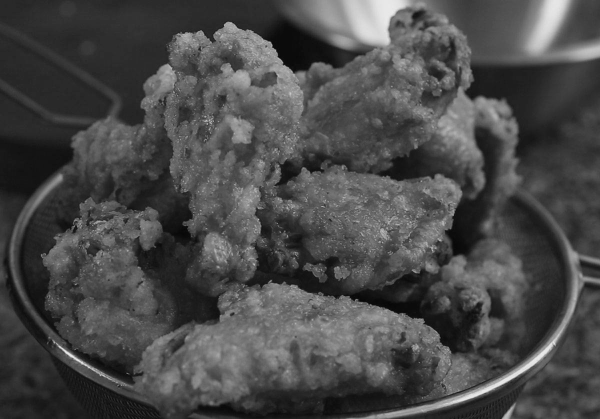
#> input picture lib/image_0001.jpg, 1200 x 838 px, given as the content of the folder /Users/galen/Desktop/image_classification/data/img_raw, which was not available (shown at 1/2 size)
$ python resize_images.py   (older library calls are emulated)
#> lines starting #> are read from the running program, lines starting #| are printed output that depends on the picture; pictures that were not available may be replaced by others from this repository, and a replacement may not be noted
import cv2
from os import listdir
from os.path import isfile, join


def process(filename, key):
#> called with filename = 'image_0001.jpg', key = 1
    image = cv2.imread(join(rawimg_path,filename))
#> image is the input picture: shape (838, 1200, 3); min 5, max 235, mean 73.5
    print(image.shape)
#| (838, 1200, 3)
    r = 100.0 / image.shape[1]
#> r = 0.0833
    dim = (100, int(image.shape[0] * r))
#> dim = (100, 69)
    imageresized = cv2.resize(image, (256, 256), dim, interpolation=cv2.INTER_AREA)
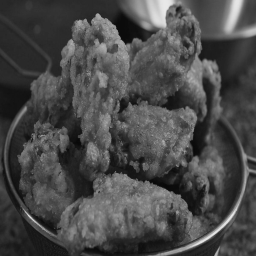
#> imageresized: shape (256, 256, 3); min 8, max 232, mean 73.5
    imageedge = cv2.Canny(imageresized,100,200)
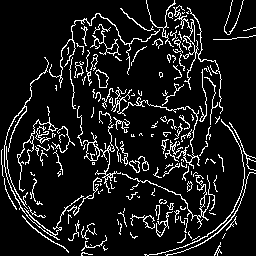
#> imageedge: shape (256, 256); 10.5% white in thin lines or dots
    imagesobel = cv2.Sobel(imageresized,cv2.CV_8U,0,1,ksize=5)
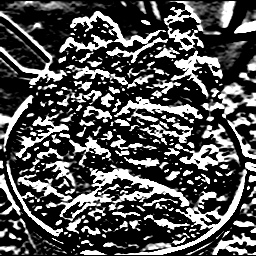
#> imagesobel: shape (256, 256, 3); min 0, max 255, mean 81.4

    cv2.imwrite(join(resized_path,'image_{0:04d}.jpg'.format(key)), imageresized)
    cv2.imwrite(join(edge_path, 'image_{0:04d}.jpg'.format(key)), imageedge)
    cv2.imwrite(join(sobel_path, 'image_{0:04d}.jpg'.format(key)), imagesobel)
    print('image_{0:04d}.jpg'.format(key))

# image path
rawimg_path = '/Users/galen/Desktop/image_classification/data/img_raw'
edge_path = '/Users/galen/Desktop/image_classification/data/img_edge'
resized_path = '/Users/galen/Desktop/image_classification/data/img_resize'
sobel_path = '/Users/galen/Desktop/image_classification/data/img_sobel'

file_names = [f for f in listdir(rawimg_path) if isfile(join(rawimg_path, f))]
for i in range(0, len(file_names)):
    process(file_names[i], i+1)
